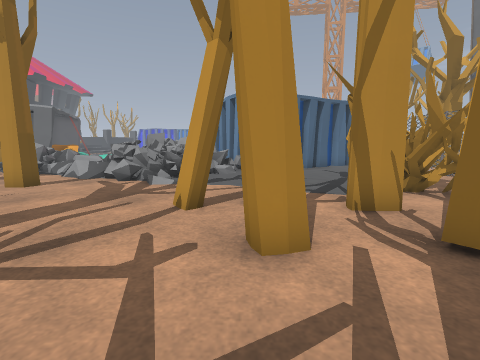
[1] (above)

24 first-person views from a walk through a Godot game level. The camera is 1.2 m above the floor, tilts 8° down and sees 85° across. The floor is counted in squares, 0.9 m on a side. Each view is taken from the middle of a square. On the plan, view 1 faces up. The plan holds only what a view shows up to about 13 squares ahead; the rest is blank. The place goes on beyond the plan. Flat picture figures and markers are not drawn. Characters and animated objects are not drawn. Some surface patterns are stand-ins.

[2]
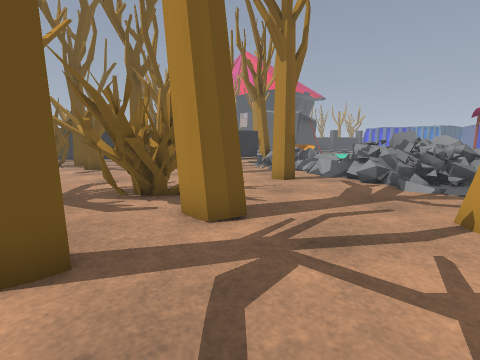

[3]
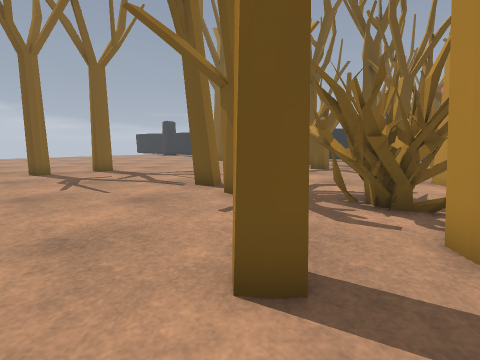

[4]
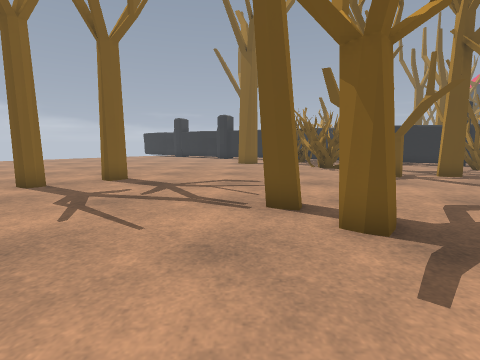

[5]
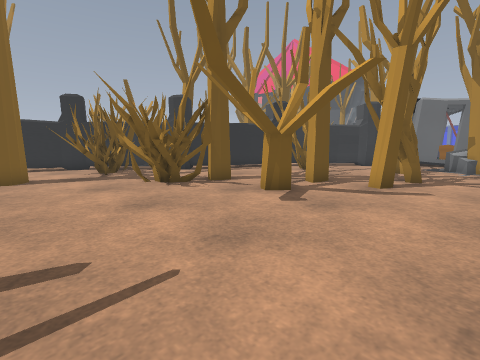

[6]
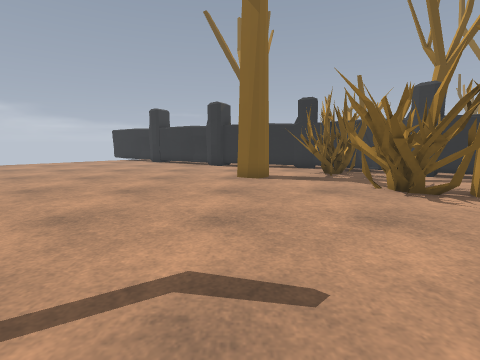

[7]
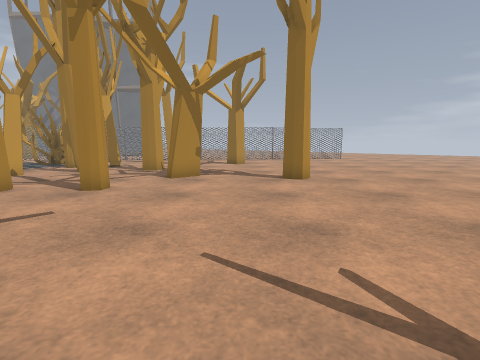

[8]
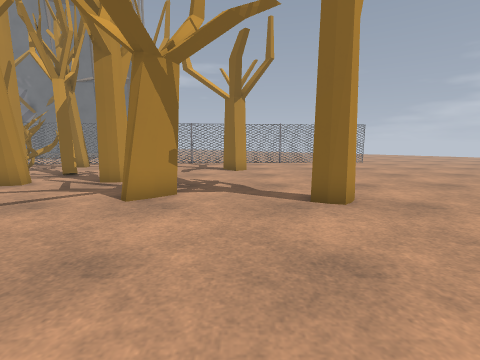

[9]
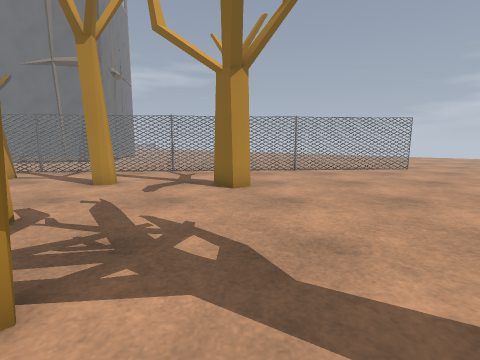

[10]
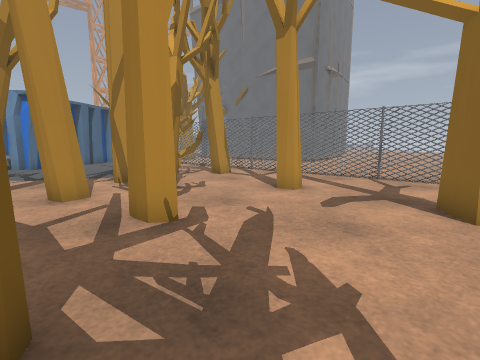

[11]
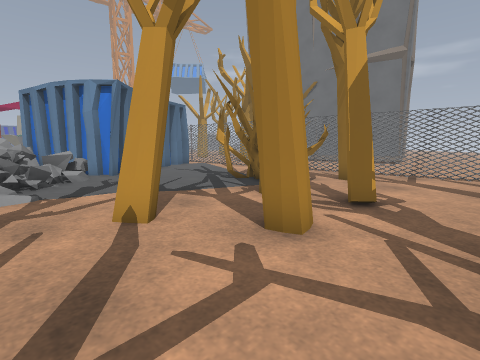

[12]
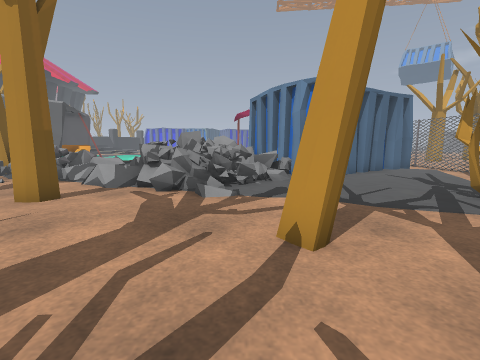

[13]
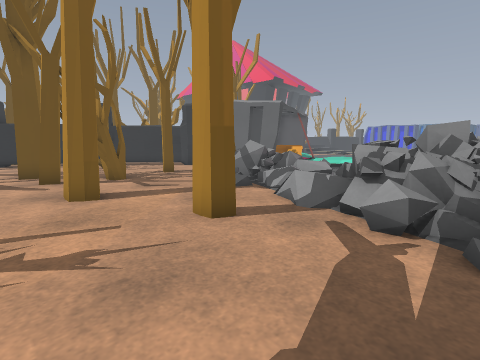

[14]
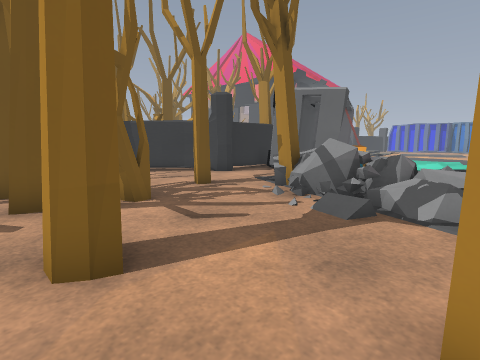

[15]
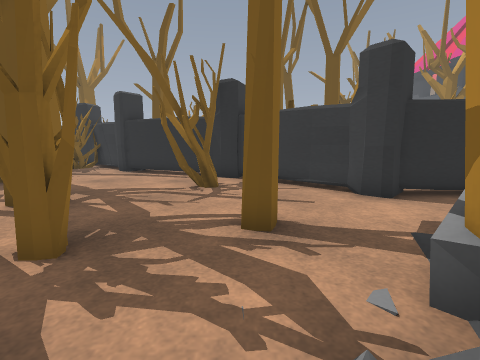

[16]
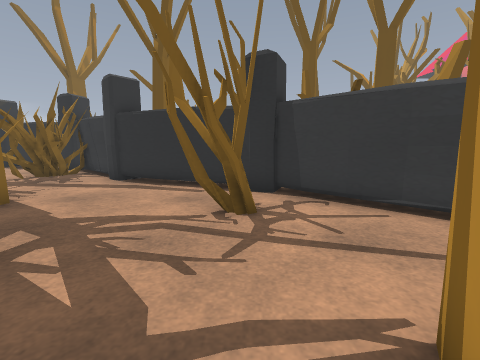

[17]
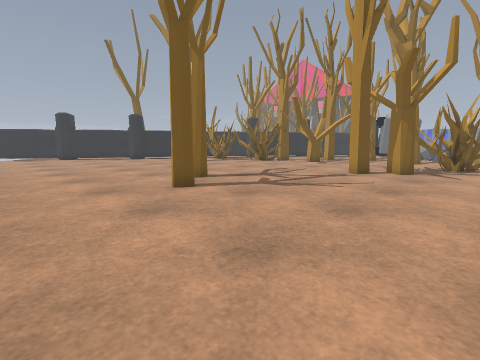

[18]
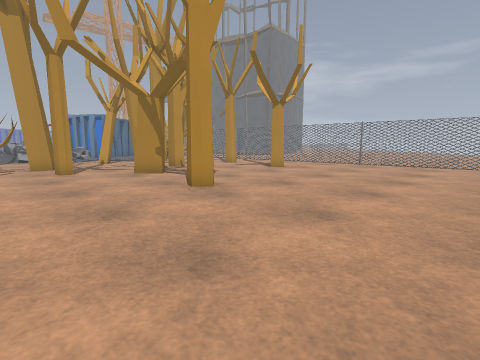

[19]
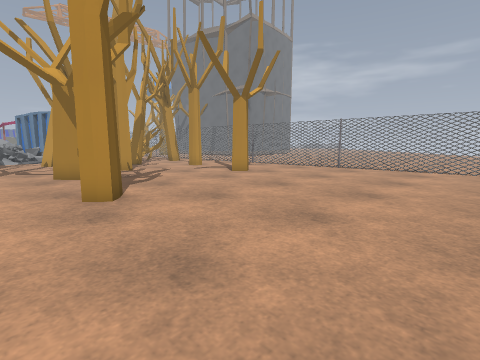

[20]
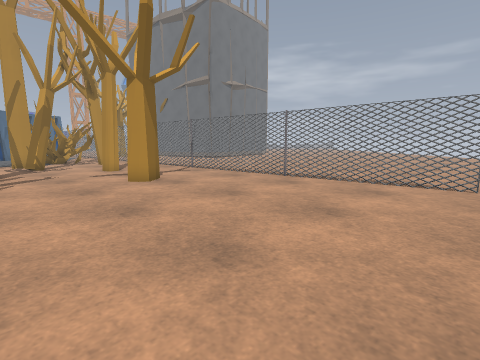

[21]
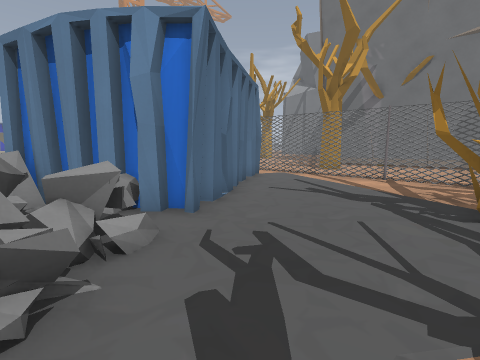

[22]
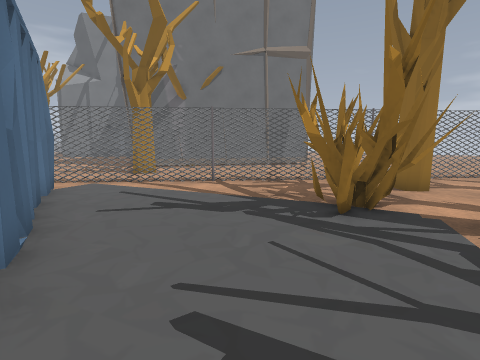

[23]
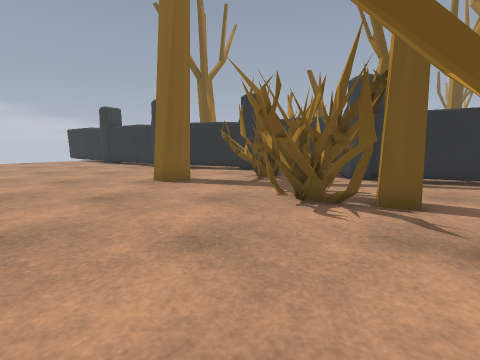

[24]
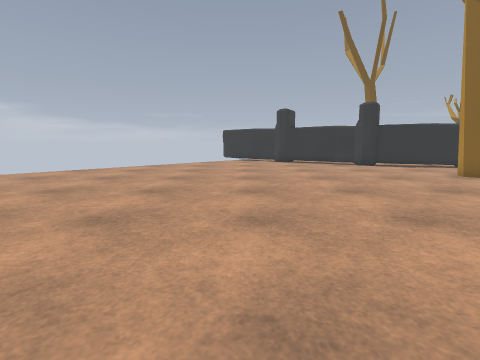

### Floor plan
Key: @ floor where view 1 was taken; # wall or solid block; . main floor; : floor 0.25 m higher than the main floor; + floor 0.5 m higher than the main floor; * floor 1.25 m higher than the main floor; / step, stairs or slope; = window, fence, low wall or low ledge; ^ raised ledge; v drop or lower ground; T tree; H house; B bush; U bus; O other object.
Columns run from 25 left of view 1 to 10 right of it. Each row starts with its distance up from view 1.
 16         # UU           #        H#..
 15         ##..     =     #H     HH.#..
 14        ##...=#====/ = *=HH  HH...#..
 13       ##.....T=^/O/==**=:HHHH....#..
 12      ##.......=/#O/==vv==/H......#..
 11     ##.....T...././+/#==#........#..
 10     #.TT..........///===.........##.
  9    ##.TT....T........=:......T....#.
  8    #.......TT.....T.........TTTT..#.
  7    #.....T.TT.TT.............TTT..#.
  6   ##.....T..............T...T.TT..#.
  5  ##....T................T..TT..TT.#.
  4 ##....TT.TT.....BBBB........T.....#.
  3 #TT.BBBB.........BB.TT...TT.T.....#.
  2 TTTTBBBB........BBB...............#.
  1 .TTT......................T....T..#.
  0 ................T....T...@T....T..#.
 -1 ..TT..........TT.......T..........#.
 -2 ..T....................TT..........#
 -3 ...............................T...#
 -4 ..............................TT...#
 -5 ...................................#
 -6 ..........T............T...........#
 -7 ..........TT.......................#
 -8 ............T......................#
 -9 ............T......................#
-10 ...................................#
-11 ...................................#
-12 ...................................#
-13 ....................................

Positions as (right, up) in squares from view 1, and headings:
1: (0, 0), facing up
2: (-1, 0), facing up-left
3: (-2, 0), facing left
4: (-5, -2), facing left
5: (-11, -2), facing up-left
6: (-12, -2), facing left
7: (-12, -4), facing right
8: (-8, -4), facing right
9: (-3, -4), facing right
10: (-1, -4), facing up-right
11: (-3, 1), facing up-right
12: (-2, 2), facing up
13: (-3, 5), facing up-left
14: (-7, 6), facing up-left
15: (-10, 11), facing left
16: (-13, 10), facing left
17: (-6, -13), facing up-left
18: (-7, -13), facing up-right
19: (-4, -13), facing up-right
20: (1, -13), facing up-right
21: (-2, 8), facing up-right
22: (-1, 10), facing right
23: (-13, 1), facing left
24: (-12, -11), facing left
